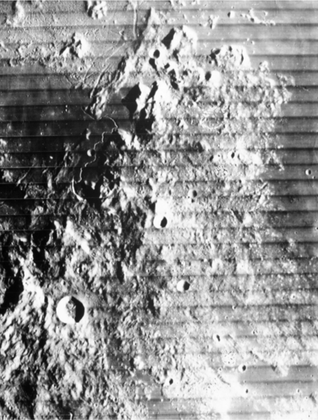
%> input picture lab11/lunar.bmp, 318 x 420 px, shrunk from 665 x 879 before the run
$ octave lab11e.m   (GNU Octave 9; MATLAB toolbox functions it lacks are replaced by stand-ins)
%> lines starting %> are read from the running program, lines starting %| are printed output that depends on the picture
clear;
clc;
close all;

I = imread('lunar.bmp');
%> I is the input picture: size 420x318 uint8; min 0, max 255, mean 146.3

If = fft2(I);
Ifs = fftshift(If);

Iamp = abs(Ifs);
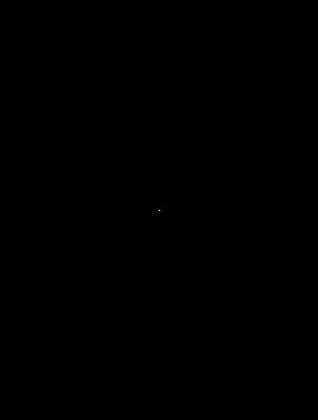
%> Iamp: size 420x318 double; min 3.5, max 19539734, mean 7963.8; drawn with min black and max white
Iamp = log10(Iamp+1);
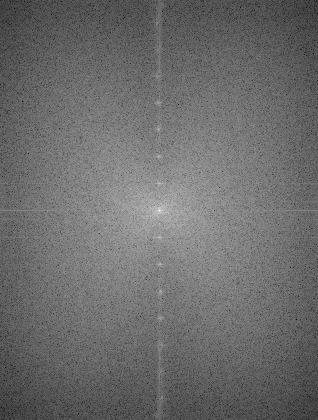
%> Iamp: size 420x318 double; min 0.653, max 7.29, mean 3.48; drawn with min black and max white
Iang = angle(Ifs.*(Iamp>0.0001));
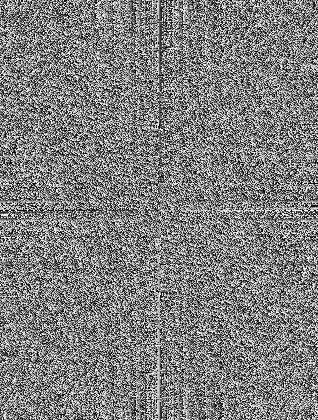
%> Iang: size 420x318 double; min -3.14, max 3.14, mean -4.7e-05; drawn with min black and max white

amp = Iamp.*25;
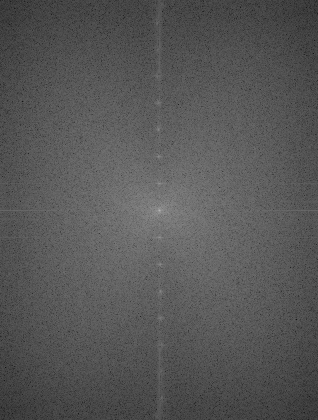
%> amp: size 420x318 double; min 16.33, max 182.3, mean 86.9
mi = min(amp);
%> mi = 318 values, max 70.99 at index 160, min 16.33 at index 6, mean 44.64
ma = max(amp);
%> ma = 318 values, max 182.3 at index 160, min 98.75 at index 308, mean 115.9
imwrite(uint8(amp),'amp.bmp');

subplot(1,3,1)
imshow(I,[])
title('oryginalny')
subplot(1,3,2)
imshow(Iamp,[])
title('amplituda')
subplot(1,3,3)
imshow(Iang,[])
title('faza')

Mask = imread('mask.bmp');
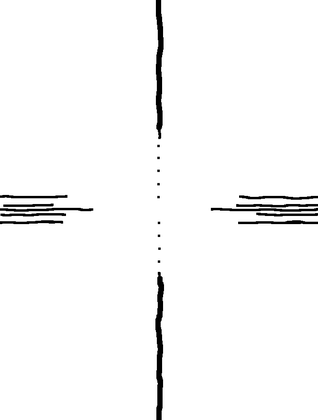
%> input picture lab11/mask.bmp, 318 x 420 px, shrunk from 665 x 879 before the run
%> Mask is the input picture: size 420x318 uint8; min 0, max 255, mean 248.3

fft2abs= log10(abs(Ifs)+1);
[X,Y] = size(fft2abs);
%> X = 420; Y = 318
for x = 1:X
    for y = 1:Y
        if Mask(x,y) == 0 && fft2abs(x,y) > 0.5
            Ifs(x,y) = 0;
        end
    end
end

Ifinal = ifft2(ifftshift(Ifs));

figure
subplot(1,2,1)
imshow(I,[])
subplot(1,2,2)
Ix= Ifinal-double(I);
imshow(Ifinal,[])
